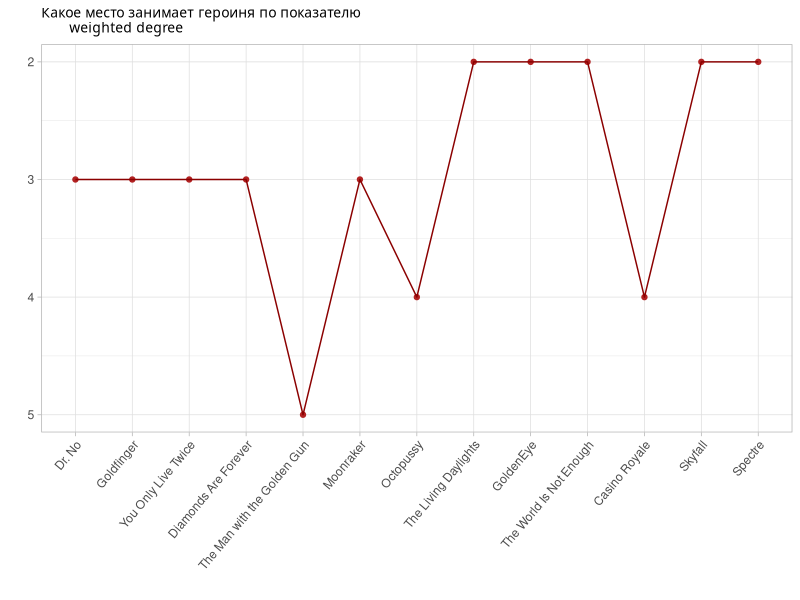
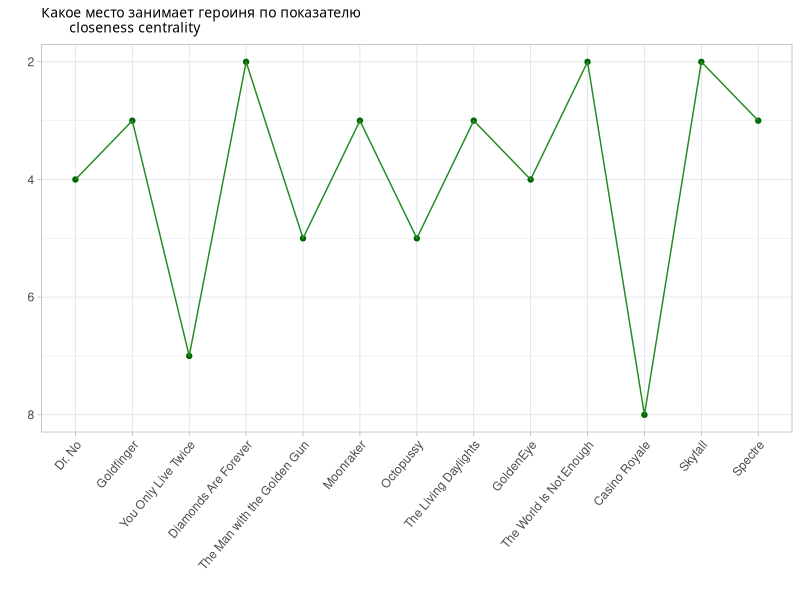
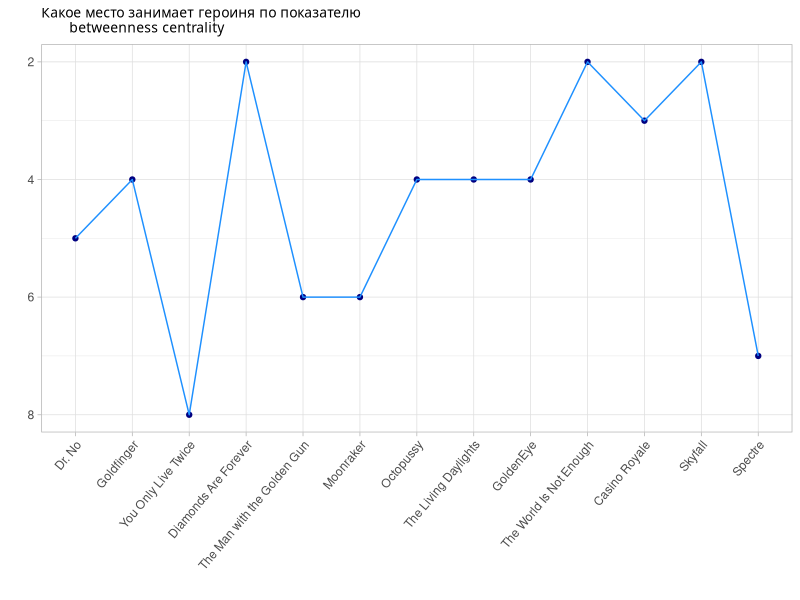
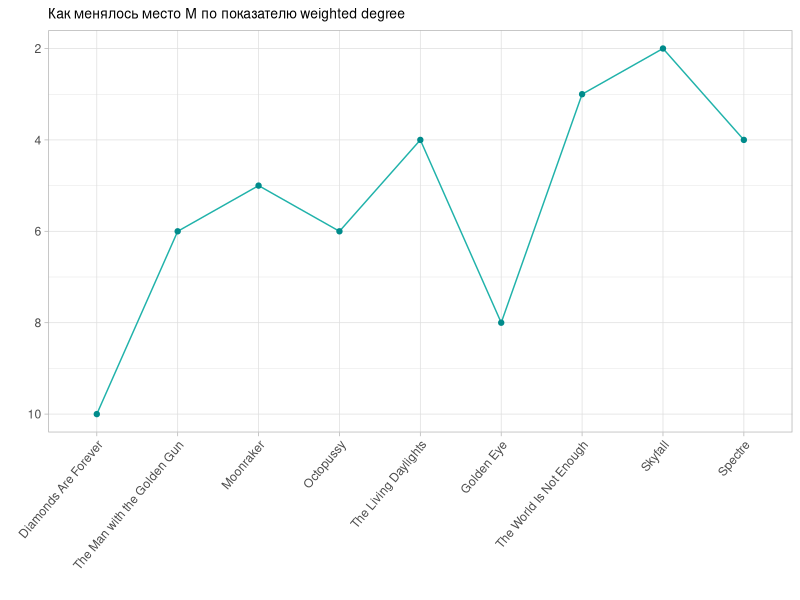
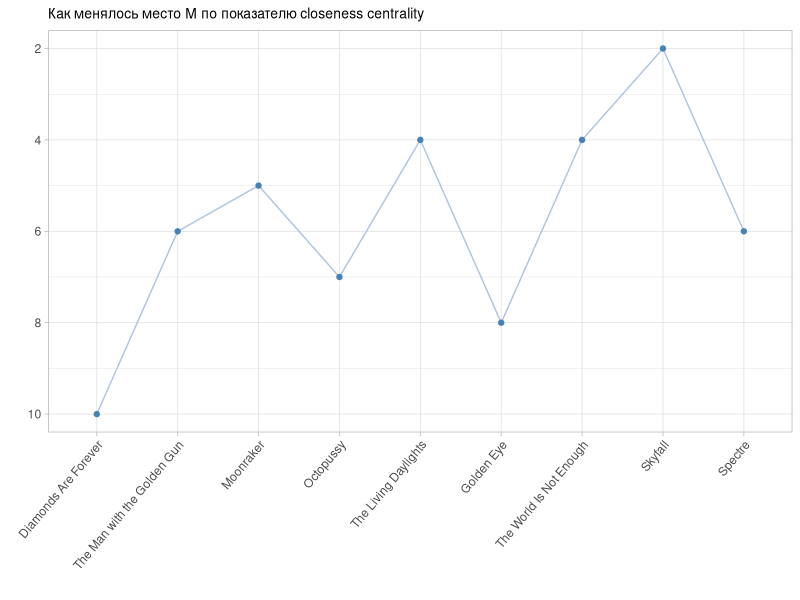
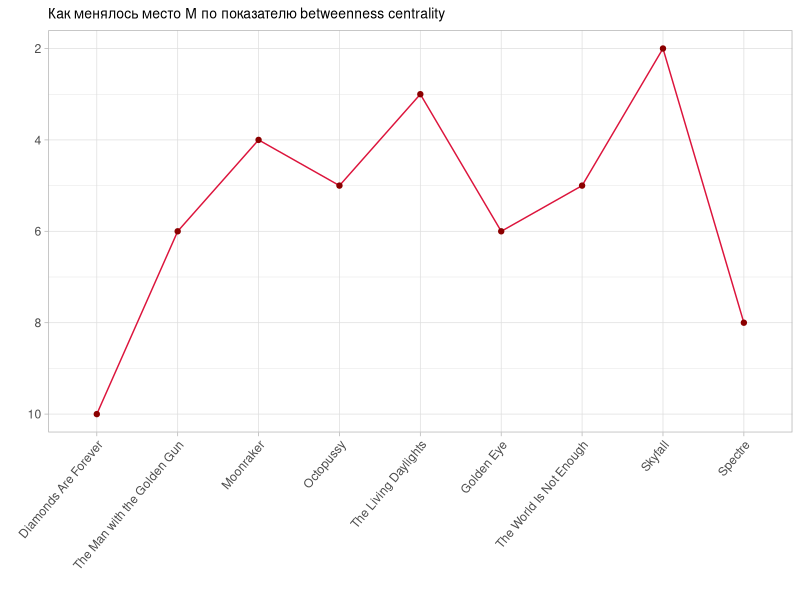

These charts were generated, in order, by the following R code:
library (tidyverse)

weighted_degree <- c(3, 3, 3, 3, 5, 3, 4, 2, 2, 2, 4, 2, 2)
closeness <- c(4, 3, 7, 2, 5, 3, 5, 3, 4, 2, 8, 2, 3)
betweenness <- c(5, 4, 8, 2, 6, 6, 4, 4, 4, 2, 3, 2, 7)
film <- c("Dr. No", "Goldfinger", "You Only Live Twice", "Diamonds Are Forever",
          "The Man with the Golden Gun",
          "Moonraker",
          "Octopussy",
          "The Living Daylights",
          "GoldenEye",
          "The World Is Not Enough",
          "Casino Royale",
          "Skyfall",
          "Spectre"
)
# weighted_degree
tibble(films = factor(film, levels = film),
       position = weighted_degree) %>% 
  ggplot(aes(films, position, group = 1,
             label = position)) +
  geom_point(color = '#B22222')+
  geom_line(color = '#8B0000')+
  scale_y_reverse() +
  theme_light() +
  labs(x = '',
        y = '',
        title = 'Какое место занимает героиня по показателю 
       weighted degree') +
  theme(plot.title = element_text(family = "Calibri", size = 10), 
        axis.text.x = element_text(angle = 50, vjust = 1, hjust = 1))

  
# closeness centrality
tibble(films = factor(film, levels = film),
       position = closeness) %>% 
  ggplot(aes(films, position, group = 1,
             label = position)) +
  geom_point(color = '#006400')+
  geom_line(color = '#228B22')+
  scale_y_reverse()+
  theme_light() +
  labs(x = '',
       y = '',
       title = 'Какое место занимает героиня по показателю 
       closeness centrality') +
  theme(plot.title = element_text(family = "Calibri", size = 10), 
        axis.text.x = element_text(angle = 50, vjust = 1, hjust = 1))

# betweenness centrality
tibble(films = factor(film, levels = film),
       position = betweenness) %>% 
  ggplot(aes(films, position, group = 1,
             label = position)) +
  geom_point(color = '#000080')+
  geom_line(color = '#1E90FF')+
  scale_y_reverse()+
  theme_light() +
  labs(x = '',
       y = '',
       title = 'Какое место занимает героиня по показателю 
       betweenness centrality') +
  theme(plot.title = element_text(family = "Calibri", size = 10), 
        axis.text.x = element_text(angle = 50, vjust = 1, hjust = 1))

# M
M <- read_csv2('M.csv')
M %>% 
  ggplot(aes(fct_reorder(film, n), `weighted degree position`, group = 1,
             label = `weighted degree position`)) +
  geom_line(color = '#20B2AA') +
  geom_point(color = '#008B8B')+
  scale_y_reverse()+
  labs(x = '',
       y = '',
       title = 'Как менялось место М по показателю weighted degree')+
  theme_light() +
  theme(plot.title = element_text(size = 10), 
        axis.text.x = element_text(angle = 50, vjust = 1, hjust = 1))

M %>% 
  ggplot(aes(fct_reorder(film, n), `closeness centrality position`, group = 1,
             label = `closeness centrality position`)) +
  geom_line(color = '#B0C4DE') +
  geom_point(color = '#4682B4')+
  scale_y_reverse()+
  labs(x = '',
       y = '',
       title = 'Как менялось место М по показателю closeness centrality')+
  theme_light() +
  theme(plot.title = element_text(size = 10), 
        axis.text.x = element_text(angle = 50, vjust = 1, hjust = 1))

M %>% 
  ggplot(aes(fct_reorder(film, n), `betweenness centrality position`, group = 1,
             label = `betweenness centrality position`)) +
  geom_line(color = '#DC143C') +
  geom_point(color = '#8B0000')+
  scale_y_reverse()+
  labs(x = '',
       y = '',
       title = 'Как менялось место М по показателю betweenness centrality')+
  theme_light() +
  theme(plot.title = element_text(size = 10), 
        axis.text.x = element_text(angle = 50, vjust = 1, hjust = 1))
